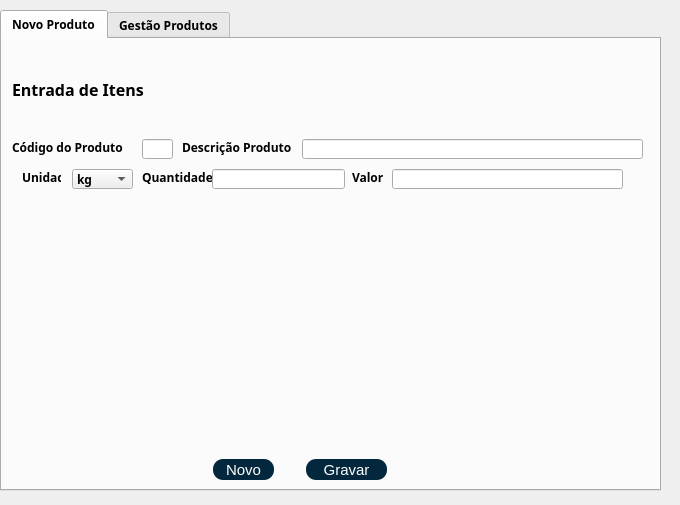
<?xml version="1.0" encoding="UTF-8"?>
<ui version="4.0">
 <class>almox_gestaoEstoque</class>
 <widget class="QDialog" name="almox_gestaoEstoque">
  <property name="geometry">
   <rect>
    <x>0</x>
    <y>0</y>
    <width>680</width>
    <height>505</height>
   </rect>
  </property>
  <property name="windowTitle">
   <string>Gerenciar Itens</string>
  </property>
  <widget class="QTabWidget" name="tabWidget">
   <property name="geometry">
    <rect>
     <x>0</x>
     <y>10</y>
     <width>661</width>
     <height>481</height>
    </rect>
   </property>
   <property name="font">
    <font>
     <family>Arial Black</family>
     <weight>75</weight>
     <bold>true</bold>
    </font>
   </property>
   <property name="styleSheet">
    <string notr="true"/>
   </property>
   <property name="currentIndex">
    <number>0</number>
   </property>
   <widget class="QWidget" name="tab_novoProduto">
    <attribute name="title">
     <string>Novo Produto</string>
    </attribute>
    <widget class="QLabel" name="label">
     <property name="geometry">
      <rect>
       <x>10</x>
       <y>100</y>
       <width>121</width>
       <height>16</height>
      </rect>
     </property>
     <property name="font">
      <font>
       <family>Arial Black</family>
       <weight>75</weight>
       <bold>true</bold>
      </font>
     </property>
     <property name="text">
      <string>Código do Produto</string>
     </property>
    </widget>
    <widget class="QLabel" name="label_2">
     <property name="geometry">
      <rect>
       <x>140</x>
       <y>130</y>
       <width>71</width>
       <height>16</height>
      </rect>
     </property>
     <property name="font">
      <font>
       <family>Arial Black</family>
       <weight>75</weight>
       <bold>true</bold>
      </font>
     </property>
     <property name="text">
      <string>Quantidade</string>
     </property>
    </widget>
    <widget class="QLineEdit" name="txt_quantidade">
     <property name="geometry">
      <rect>
       <x>210</x>
       <y>130</y>
       <width>133</width>
       <height>20</height>
      </rect>
     </property>
    </widget>
    <widget class="QLabel" name="label_3">
     <property name="geometry">
      <rect>
       <x>180</x>
       <y>100</y>
       <width>111</width>
       <height>16</height>
      </rect>
     </property>
     <property name="font">
      <font>
       <family>Arial Black</family>
       <weight>75</weight>
       <bold>true</bold>
      </font>
     </property>
     <property name="text">
      <string>Descrição Produto</string>
     </property>
    </widget>
    <widget class="QLineEdit" name="txt_produto">
     <property name="geometry">
      <rect>
       <x>300</x>
       <y>100</y>
       <width>341</width>
       <height>20</height>
      </rect>
     </property>
    </widget>
    <widget class="QComboBox" name="combBox_unidade">
     <property name="geometry">
      <rect>
       <x>70</x>
       <y>130</y>
       <width>61</width>
       <height>20</height>
      </rect>
     </property>
     <property name="font">
      <font>
       <family>Arial Black</family>
       <weight>75</weight>
       <bold>true</bold>
      </font>
     </property>
     <property name="styleSheet">
      <string notr="true"/>
     </property>
     <item>
      <property name="text">
       <string>kg</string>
      </property>
     </item>
     <item>
      <property name="text">
       <string>m</string>
      </property>
     </item>
     <item>
      <property name="text">
       <string>und</string>
      </property>
     </item>
     <item>
      <property name="text">
       <string>L</string>
      </property>
     </item>
    </widget>
    <widget class="QLabel" name="label_4">
     <property name="geometry">
      <rect>
       <x>20</x>
       <y>130</y>
       <width>39</width>
       <height>16</height>
      </rect>
     </property>
     <property name="font">
      <font>
       <family>Arial Black</family>
       <weight>75</weight>
       <bold>true</bold>
      </font>
     </property>
     <property name="text">
      <string>Unidade</string>
     </property>
    </widget>
    <widget class="QLabel" name="label_5">
     <property name="geometry">
      <rect>
       <x>350</x>
       <y>130</y>
       <width>41</width>
       <height>16</height>
      </rect>
     </property>
     <property name="font">
      <font>
       <family>Arial Black</family>
       <weight>75</weight>
       <bold>true</bold>
      </font>
     </property>
     <property name="text">
      <string>Valor</string>
     </property>
    </widget>
    <widget class="QLineEdit" name="txt_valor">
     <property name="geometry">
      <rect>
       <x>390</x>
       <y>130</y>
       <width>231</width>
       <height>20</height>
      </rect>
     </property>
    </widget>
    <widget class="QLineEdit" name="txt_codigo">
     <property name="geometry">
      <rect>
       <x>140</x>
       <y>100</y>
       <width>31</width>
       <height>20</height>
      </rect>
     </property>
    </widget>
    <widget class="QLabel" name="label_11">
     <property name="geometry">
      <rect>
       <x>10</x>
       <y>40</y>
       <width>161</width>
       <height>20</height>
      </rect>
     </property>
     <property name="font">
      <font>
       <family>Arial Black</family>
       <pointsize>12</pointsize>
       <weight>75</weight>
       <bold>true</bold>
      </font>
     </property>
     <property name="text">
      <string>Entrada de Itens</string>
     </property>
    </widget>
    <widget class="QPushButton" name="btn_gravarNovo">
     <property name="geometry">
      <rect>
       <x>304</x>
       <y>420</y>
       <width>81</width>
       <height>21</height>
      </rect>
     </property>
     <property name="font">
      <font>
       <pointsize>11</pointsize>
      </font>
     </property>
     <property name="styleSheet">
      <string notr="true">background-color: #03273D;
color:#fff;
border-radius:10px;
font-size:11pt;</string>
     </property>
     <property name="text">
      <string>Gravar</string>
     </property>
    </widget>
    <widget class="QPushButton" name="btn_novoItem">
     <property name="geometry">
      <rect>
       <x>211</x>
       <y>420</y>
       <width>61</width>
       <height>21</height>
      </rect>
     </property>
     <property name="font">
      <font>
       <pointsize>11</pointsize>
      </font>
     </property>
     <property name="styleSheet">
      <string notr="true">background-color: #03273D;
color:#fff;
border-radius:10px;
font-size:11pt;</string>
     </property>
     <property name="text">
      <string>Novo</string>
     </property>
    </widget>
   </widget>
   <widget class="QWidget" name="tab_gestaoProdutos">
    <attribute name="title">
     <string>Gestão Produtos</string>
    </attribute>
    <widget class="QTableWidget" name="tw_ge_produtos">
     <property name="geometry">
      <rect>
       <x>295</x>
       <y>31</y>
       <width>341</width>
       <height>421</height>
      </rect>
     </property>
     <property name="sortingEnabled">
      <bool>true</bool>
     </property>
    </widget>
    <widget class="QWidget" name="layoutWidget">
     <property name="geometry">
      <rect>
       <x>10</x>
       <y>30</y>
       <width>271</width>
       <height>361</height>
      </rect>
     </property>
     <layout class="QVBoxLayout" name="verticalLayout_5">
      <item>
       <layout class="QVBoxLayout" name="verticalLayout">
        <item>
         <widget class="QLabel" name="label_7">
          <property name="text">
           <string>Código do Produto</string>
          </property>
         </widget>
        </item>
        <item>
         <widget class="QLineEdit" name="txt_ge_codigo">
          <property name="enabled">
           <bool>true</bool>
          </property>
         </widget>
        </item>
       </layout>
      </item>
      <item>
       <layout class="QVBoxLayout" name="verticalLayout_3">
        <item>
         <widget class="QLabel" name="label_8">
          <property name="text">
           <string>Descrição Produto</string>
          </property>
         </widget>
        </item>
        <item>
         <widget class="QLineEdit" name="txt_ge_produto"/>
        </item>
       </layout>
      </item>
      <item>
       <layout class="QVBoxLayout" name="verticalLayout_2">
        <item>
         <widget class="QLabel" name="label_9">
          <property name="text">
           <string>Quantidade</string>
          </property>
         </widget>
        </item>
        <item>
         <widget class="QLineEdit" name="txt_ge_quantidade"/>
        </item>
       </layout>
      </item>
      <item>
       <layout class="QVBoxLayout" name="verticalLayout_4">
        <item>
         <widget class="QLabel" name="label_10">
          <property name="text">
           <string>Unidade</string>
          </property>
         </widget>
        </item>
        <item>
         <widget class="QLineEdit" name="txt_ge_unidade"/>
        </item>
       </layout>
      </item>
      <item>
       <layout class="QVBoxLayout" name="verticalLayout_6">
        <item>
         <widget class="QLabel" name="label_6">
          <property name="text">
           <string>Valor</string>
          </property>
         </widget>
        </item>
        <item>
         <widget class="QLineEdit" name="txt_ge_valor"/>
        </item>
       </layout>
      </item>
     </layout>
    </widget>
    <widget class="QPushButton" name="btn_ge_excluir">
     <property name="geometry">
      <rect>
       <x>142</x>
       <y>421</y>
       <width>61</width>
       <height>21</height>
      </rect>
     </property>
     <property name="styleSheet">
      <string notr="true">background-color: #03273D;
color:#fff;
border-radius:10px;
font-size:11pt;</string>
     </property>
     <property name="text">
      <string>Excluir</string>
     </property>
    </widget>
    <widget class="QPushButton" name="btn_ge_gravar">
     <property name="geometry">
      <rect>
       <x>61</x>
       <y>421</y>
       <width>61</width>
       <height>21</height>
      </rect>
     </property>
     <property name="styleSheet">
      <string notr="true">background-color: #03273D;
color:#fff;
border-radius:10px;
font-size:11pt;</string>
     </property>
     <property name="text">
      <string>Salvar</string>
     </property>
    </widget>
   </widget>
  </widget>
 </widget>
 <resources/>
 <connections/>
</ui>
